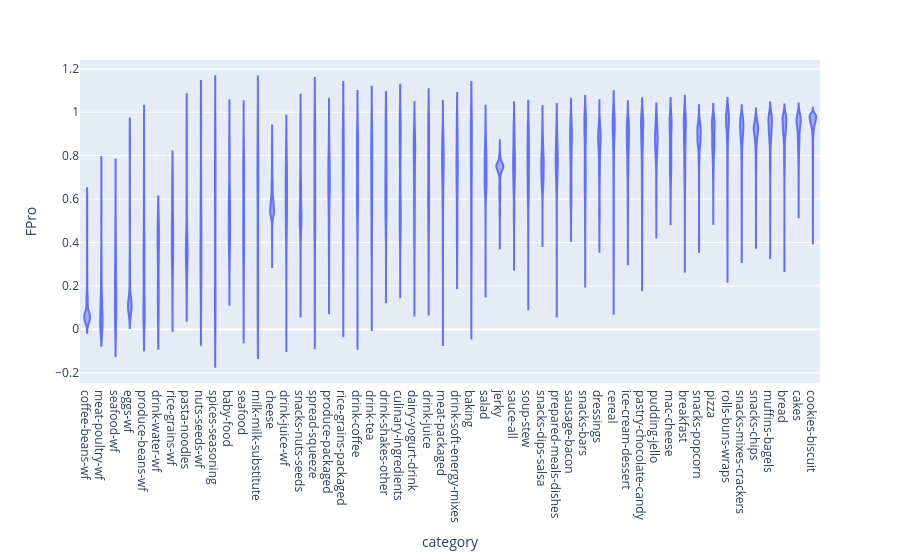

Notebook code for this chart:
### Code cell
category_order = df.groupby("category")["FPro"].mean().sort_values().index.tolist()
px.violin(df, x="category", y="FPro", points=False, category_orders={"category": category_order})

### Figure 1 — Plotly figure (JSON) as saved in the notebook; plotly's stock layout.template omitted (floating-point values rounded to 4 significant figures; data arrays with more than 128 entries replaced by an {"elided": "..."} marker saying what was removed)
{"data": [{"alignmentgroup": "True", "box": {"visible": false}, "hovertemplate": "category=%{x}<br>FPro=%{y}<extra></extra>", "legendgroup": "", "marker": {"color": "#636efa"}, "name": "", "offsetgroup": "", "orientation": "v", "points": false, "scalegroup": "True", "showlegend": false, "type": "violin", "x": {"elided": "26250 str values"}, "x0": " ", "xaxis": "x", "y": {"elided": "26250 float values"}, "y0": " ", "yaxis": "y"}], "layout": {"legend": {"tracegroupgap": 0}, "margin": {"t": 60}, "violinmode": "group", "xaxis": {"anchor": "y", "categoryarray": ["coffee-beans-wf", "meat-poultry-wf", "seafood-wf", "eggs-wf", "produce-beans-wf", "drink-water-wf", "rice-grains-wf", "pasta-noodles", "nuts-seeds-wf", "spices-seasoning", "baby-food", "seafood", "milk-milk-substitute", "cheese", "drink-juice-wf", "snacks-nuts-seeds", "spread-squeeze", "produce-packaged", "rice-grains-packaged", "drink-coffee", "drink-tea", "drink-shakes-other", "culinary-ingredients", "dairy-yogurt-drink", "drink-juice", "meat-packaged", "drink-soft-energy-mixes", "baking", "salad", "jerky", "sauce-all", "soup-stew", "snacks-dips-salsa", "prepared-meals-dishes", "sausage-bacon", "snacks-bars", "dressings", "cereal", "ice-cream-dessert", "pastry-chocolate-candy", "pudding-jello", "mac-cheese", "breakfast", "snacks-popcorn", "pizza", "rolls-buns-wraps", "snacks-mixes-crackers", "snacks-chips", "muffins-bagels", "bread", "cakes", "cookies-biscuit"], "categoryorder": "array", "domain": [0, 1], "title": {"text": "category"}}, "yaxis": {"anchor": "x", "domain": [0, 1], "title": {"text": "FPro"}}}}
